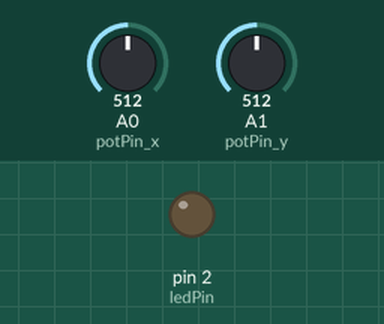
Simulated run of this sketch. Board: Arduino Uno, built with avr-gcc and run on an emulated ATmega328P. On the bench: output pins drawn as LEDs (lit = HIGH). Inputs (shaded band) come from the test bench; at power-on: A0 (potPin_x) = 512, A1 (potPin_y) = 512. What the sketch prints to the serial monitor is not drawn.

Above: at 0.01 s.
At 3.2 s:
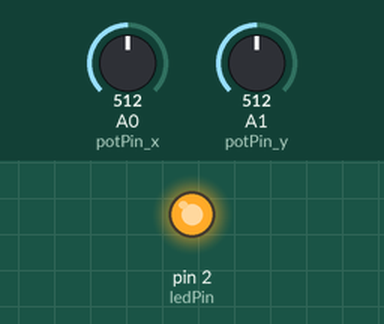
3.3 s: A0 (potPin_x) set to 716
5.2 s: A1 (potPin_y) set to 716
7.1 s: A0 (potPin_x) set to 900
9.0 s: A1 (potPin_y) set to 900
Timing chart, 0 to 11.9 s (numbered marks = the images above; inputs shaded):
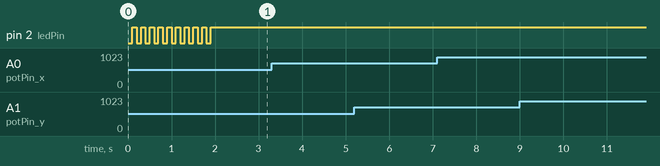

Measured:
- after the input at 3.3 s, every drawn part: stays the same
- after the input at 5.2 s, every drawn part: stays the same
- after the input at 7.1 s, every drawn part: stays the same
- after the input at 9.0 s, every drawn part: stays the same

The sketch:

motor_pwm_tx.ino
```cpp
/*
Control a motor speed using a potentiometer
*/
#include <SoftwareSerial.h>

#define rxPin 7
#define txPin 8

int ledPin = 2;   //LED
int potPin_x = 0; //potentiometer to control the speed of motor 1
int potPin_y = 1; //potentiometer to control the speed of motor 2

int speed_x;
int speed_y;

byte txdata[9] = "UUU/XY*$";

SoftwareSerial mySerial(rxPin, txPin); // RX, TX

void setup() {
  Serial.begin (9600);
  pinMode(ledPin, OUTPUT);
  pinMode(potPin_x, INPUT);
  pinMode(potPin_y, INPUT);
  pinMode(rxPin, INPUT);
  pinMode(txPin, OUTPUT);

  Serial.println("Commencing Transmission");
  blink(ledPin, 10, 200);  //indicate start/restart

  mySerial.begin(1200);
  mySerial.setTimeout(10000); // Set time out 10 sec
  mySerial.flush();           // Flush MySerial buffer
}

void loop() {
  motor();
}

void motor() {
  speed_x = analogRead(potPin_x)/4;
  speed_y = analogRead(potPin_y)/4;
  if ( speed_x < 50 ) speed_x = 50;
  if ( speed_y < 50 ) speed_y = 50;
  txdata[4] = speed_x;
  txdata[5] = speed_y;

  mySerial.write(txdata, sizeof(txdata));

  Serial.print("Speed: ");
  Serial.print(speed_x);
  Serial.print(", ");
  Serial.print(speed_y);
  Serial.print("  ");
  Serial.write(txdata, sizeof(txdata));
  Serial.println(" |");

  mySerial.flush();          // Flush MySerial buffer
}

void blink(int whatPin, int howManyTimes, int milliSecs) {
  for ( int i = 0; i < howManyTimes; i++) {
  digitalWrite(whatPin, LOW);
  delay(milliSecs/2);
  digitalWrite(whatPin, HIGH);
  delay(milliSecs/2);
  }
}
```
